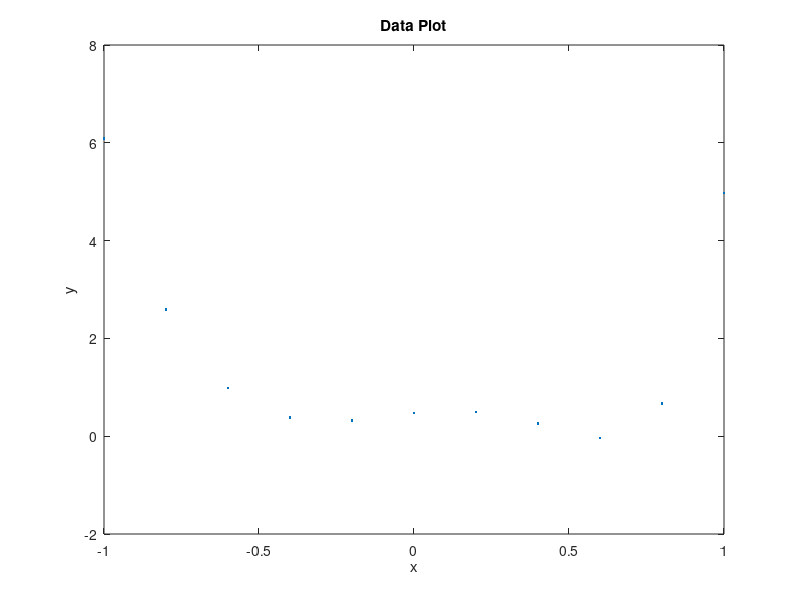

MATLAB code to generate this figure:
clear
load data.txt
rowCount = rows(data)
columnCount = columns(data)
x = data(1:rowCount)
lastIndex = columnCount*rowCount
y = data(rowCount+1:lastIndex)
plot(x,y,".")
xlabel('x')
ylabel('y')
title('Data Plot')